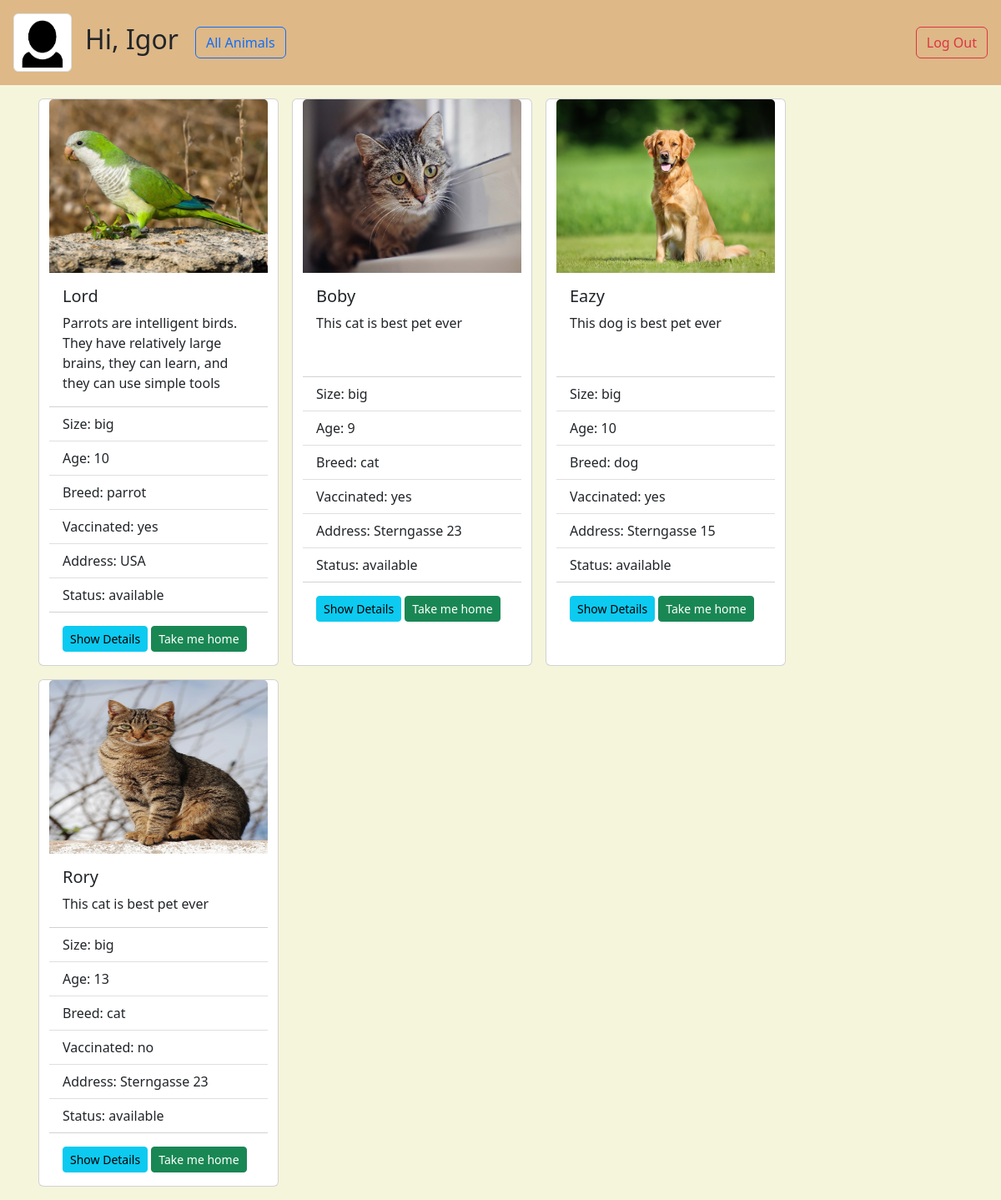
Page /senior.php (signed in) on the committed database.
### tables this page shows
CREATE TABLE `user` (
  `id` int(11) NOT NULL,
  `first_name` varchar(55) DEFAULT NULL,
  `last_name` varchar(55) DEFAULT NULL,
  `email` varchar(55) DEFAULT NULL,
  `phone_number` int(11) DEFAULT NULL,
  `address` varchar(55) DEFAULT NULL,
  `picture` varchar(255) DEFAULT NULL,
  `password` varchar(255) DEFAULT NULL,
  `status` varchar(55) NOT NULL DEFAULT 'user'
);

CREATE TABLE `animal` (
  `id` int(11) NOT NULL,
  `name` varchar(55) DEFAULT NULL,
  `picture` varchar(255) DEFAULT NULL,
  `address` varchar(55) DEFAULT NULL,
  `description` varchar(255) DEFAULT NULL,
  `size` varchar(55) DEFAULT NULL,
  `age` int(11) DEFAULT NULL,
  `vaccinated` varchar(55) DEFAULT NULL,
  `breed` varchar(55) DEFAULT NULL,
  `status` varchar(55) DEFAULT 'available'
);

### senior.php (the view, shortened to what this page needs)
<?php
require_once './components/db_connect.php';
$sql="SELECT * FROM user where id={$_SESSION['user']}";
$result= mysqli_query($connect,$sql);
$row=mysqli_fetch_assoc($result);
$fname=$row['first_name'];
$picture=$row['picture'];
$sql ="SELECT * FROM animal WHERE age>7";
$result = mysqli_query($connect,$sql);
$card="";
if(mysqli_num_rows($result)>0){
    while ($row = mysqli_fetch_assoc($result)){
        $card .= "<div class='card' style='width: 18rem;'>
        <img style='height:13rem;' src='pictures/{$row['picture']}' class='card-img-top' alt='...'>
        <div class='card-body'>
          <h5 class='card-title'>{$row['name']}</h5>
          <p class='card-text'>{$row['description']}</p>
        </div>
        <ul class='list-group list-group-flush'>
          <li class='list-group-item'>Size: {$row['size']}</li>
          <li class='list-group-item'>Age: {$row['age']}</li>
          <li class='list-group-item'>Breed: {$row['breed']}</li>
          <li class='list-group-item'>Vaccinated: {$row['vaccinated']}</li>
          <li class='list-group-item'>Address: {$row['address']}</li>
          <li class='list-group-item'>Status: {$row['status']}</li>
        </ul>
        <div class='card-body'>
        <a class='text-decoration-none' href='details.php?id=" .$row['id']."'><button class='btn btn-info btn-sm' type='button'> Show Details</button></a>
        <a class='text-decoration-none' href='delete.php?id=" . $row['id'] ."'><button class='btn btn-success btn-sm'>Take me home</button></a>
            </div>
      </div>";
    }
}
?>
<!DOCTYPE html>
<html lang="en">
<head>
    <?php require_once 'components/boot.php' ?>
</head>
<body class="bg">
    <div class="d-flex gap-3 p-3 justify-content-between align-items-center bg1">
        <div class="d-flex gap-3 align-items-center"><img class="img-thumbnail" src="pictures/<?= $picture?>">
        <div><h2>Hi, <?= $fname?></h2> </div>
        <a href= "home.php"><button class="btn btn-outline-primary ms-1" type="button">All Animals</button></a>
    </div>
        <div><a class="btn btn-outline-danger ms-1" href="logout.php?logout">Log Out</a></div>
    </div>
    <div class="container">
    <div class="row p-3 gap-3">
        <?= $card ?>
    </div>
    </div>
</body>
</html>

### senior.php (style rules this page uses)
.img-thumbnail { width: 70px !important; height: 70px !important; }
.bg { background-color:beige; }
.bg1 { background-color:burlywood; }

### rows in the picture
user: picture (placeholder picture), first_name "Igor"
animal: picture (picture), name "Lord", description "Parrots are intelligent birds. They have relatively large brains, they can learn, and they can use simple tools", size "big", age "10", breed "parrot", vaccinated "yes", address "USA", status "available"
animal: picture (picture), name "Boby", description "This cat is best pet ever", size "big", age "9", breed "cat", vaccinated "yes", address "Sterngasse 23", status "available"
animal: picture (picture), name "Eazy", description "This dog is best pet ever", size "big", age "10", breed "dog", vaccinated "yes", address "Sterngasse 15", status "available"
animal: picture (picture), name "Rory", description "This cat is best pet ever", size "big", age "13", breed "cat", vaccinated "no", address "Sterngasse 23", status "available"
